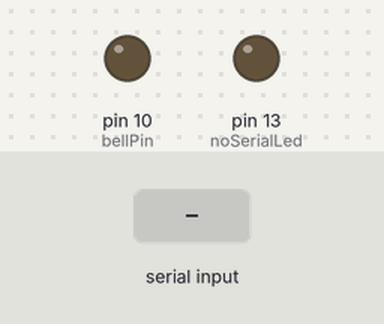
The sketch below on a simulated Arduino Uno, built with avr-gcc and run on an emulated ATmega328P. On the bench: output pins drawn as LEDs (lit = HIGH). The inputs (shaded band) are chosen by the test bench.

Above: at 1.06 s.
1.1 s: "r" received over Serial
At 2.0 s:
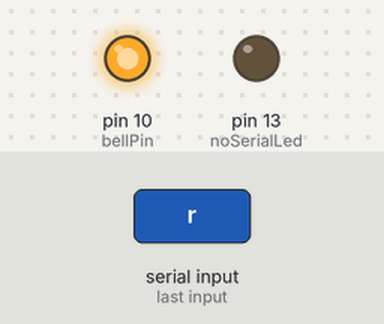
2.7 s: "s" received over Serial
At 3.2 s:
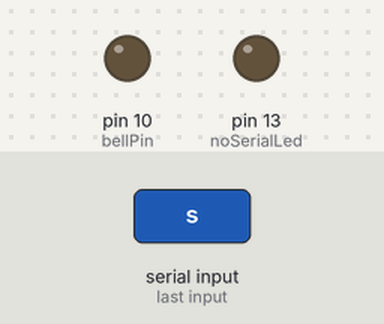
Timing chart, 0 to 5.7 s (numbered marks = the images above; inputs shaded):
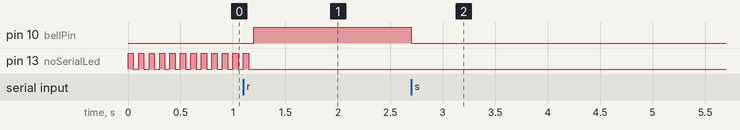

Measured:
- after the input at 1.1 s, pin 10 (bellPin): LOW → HIGH after 0.10 s; pin 13 (noSerialLed): goes on until 1.2 s, then stays LOW
- after the input at 2.7 s, pin 10 (bellPin): HIGH → LOW at once

The sketch:

SchoolBells___Arduino.ino
```cpp
const byte noSerialLed = 13;
const byte noSerialBlinkDelay = 50;
const byte bellPin = 10;

void setup()
{
    pinMode(noSerialLed, OUTPUT);
    pinMode(bellPin, OUTPUT);

    Serial.begin(9600);
    while (!Serial.available())
    {
        digitalWrite(noSerialLed, HIGH);
        delay(noSerialBlinkDelay);
        digitalWrite(noSerialLed, LOW);
        delay(noSerialBlinkDelay);
    }
}

void loop()
{
    if (Serial.available())
    {
        char controlChar = (char)Serial.read();
        if (controlChar == 'r')
        {
            digitalWrite(bellPin, HIGH);
        }
        else if (controlChar == 's')
        {
            digitalWrite(bellPin, LOW);
        }
    }
}
```
